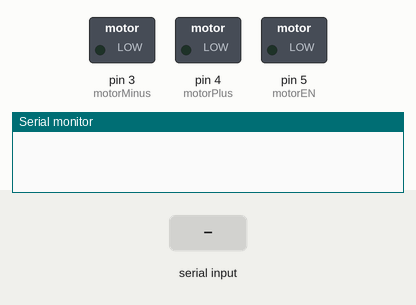
This sketch was run on a simulated Arduino Mega 2560, built with avr-gcc and run on an emulated ATmega2560. On the bench: switched loads named in the sketch (green lamp = pin HIGH), the last lines printed to the serial monitor. The test bench sets the inputs (shaded band).

Above: at 1.2 s.
1.3 s: "o" received over the second serial link
At 2.1 s:
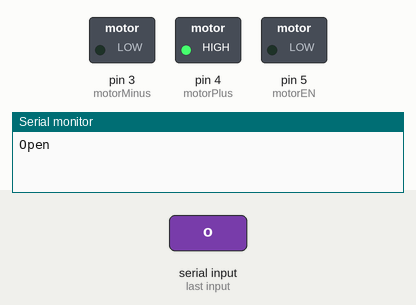
3.8 s: "p" received over the second serial link
At 4.6 s:
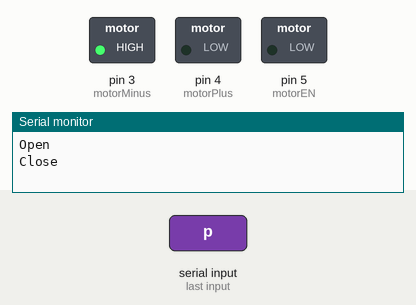
6.3 s: "k" received over the second serial link
At 6.4 s:
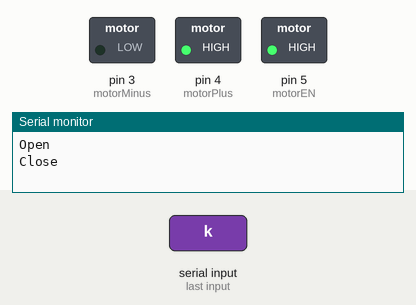
8.0 s: "l" received over the second serial link
At 8.1 s:
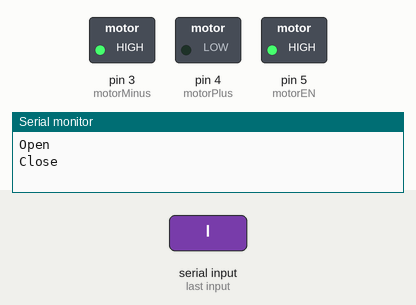
Timing chart, 0 to 10.7 s (numbered marks = the images above; inputs shaded):
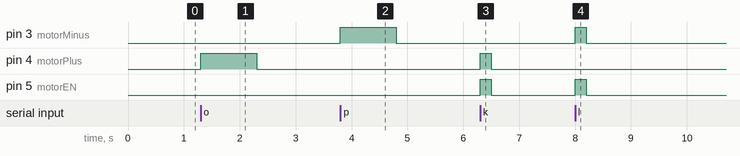

Measured:
- after the input at 1.3 s, pin 4 (motorPlus): LOW → HIGH at once, → LOW 1.0 s later
- after the input at 3.8 s, pin 3 (motorMinus): LOW → HIGH at once, → LOW 1.0 s later
- after the input at 6.3 s, pin 4 (motorPlus), pin 5 (motorEN): LOW → HIGH at once, → LOW 0.20 s later
- after the input at 8.0 s, pin 3 (motorMinus), pin 5 (motorEN): LOW → HIGH at once, → LOW 0.20 s later

The sketch:

ForkliftControl.ino
```cpp
int motorMinus = 3;
int motorPlus = 4;

int motorEN = 5;

void setup() {
  // put your setup code here, to run once:
  Serial1.begin(115200); // ethernet cable or WiFi
  // open serial for debugging (in Arduino IDE)
  Serial.begin(9600);

  // configure motor pins
  pinMode(motorPlus, OUTPUT);
  pinMode(motorMinus, OUTPUT);
  pinMode(motorEN, OUTPUT);

  // read the input buffer until it is empty
  // any character in the buffer is ignored
  while (Serial1.available())
     Serial1.read();
}

void loop() {
  // put your main code here, to run repeatedly:

  // if information is available in on the serial, read it
  if(Serial1.available() > 0) {
    char key = Serial1.read();
    // press 'o' to open Cd tray and 'p' to close it
    // press 'k' to progressively open and 'l' to progressively close
    switch(key) {
      case 'o':
        digitalWrite(motorEN, LOW);
        digitalWrite(motorPlus, HIGH);
        digitalWrite(motorMinus, LOW);
        Serial.println("Open");
        delay(1000);
        stopMotors();
      break;
      case 'p':
        digitalWrite(motorEN, LOW);
        digitalWrite(motorPlus, LOW);
        digitalWrite(motorMinus, HIGH);
        Serial.println("Close");
        delay(1000);
        stopMotors();
      break;
      case 'k':
      digitalWrite(motorEN, HIGH);
      digitalWrite(motorPlus, HIGH);
      digitalWrite(motorMinus, LOW);
      delay(200);
      stopMotors();
      break;
      case 'l':
      digitalWrite(motorEN, HIGH);
      digitalWrite(motorPlus, LOW);
      digitalWrite(motorMinus, HIGH);
      delay(200);
      stopMotors();
      break;
    }
  }
}

void stopMotors() {
  digitalWrite(motorPlus, LOW);
  digitalWrite(motorMinus, LOW);
  digitalWrite(motorEN, LOW);
}
```
